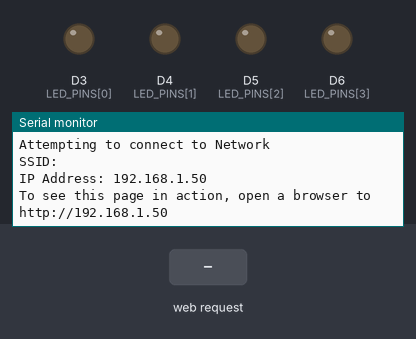
Simulated run of this sketch. Board: Arduino Uno R4 WiFi. Parts: output pins drawn as LEDs (lit = HIGH), the last lines printed to the serial monitor. The test bench sets the inputs (shaded band). WiFi joins after 1.5 s; servers stay silent unless stated.

Above: at 5.7 s.
5.8 s: HTTP request GET /led/HIGH/ received
At 7.7 s:
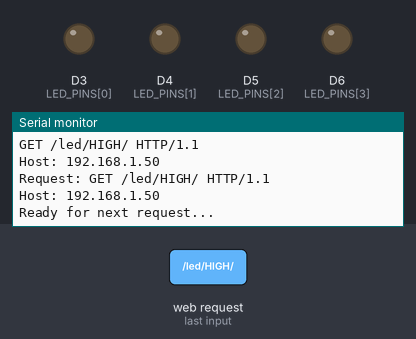
8.0 s: HTTP request GET /led/LOW/ received
At 9.6 s:
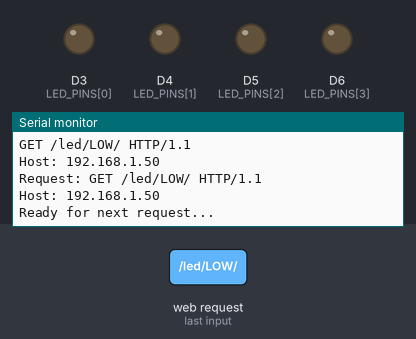

The sketch:

WebServer.ino
```cpp
/* PERSONAL LIBRARIES [CUSTOM] */
// #include "MyAnimationLib.h"
// #include "ArduinoSecrets.h"

/* PROJECT LIBRARIES */
#include <WiFiS3.h>
// #include <LiquidCrystal_I2C.h>

/* OBJECTS */
WiFiServer server(80);
// MyAnimationLib myAnimLib;
// LiquidCrystal_I2C lcd(0x27, 16, 2);

const char* WIFI_SSID = ""; /* Here insert your SSID */
const char* WIFI_PASS = ""; /* Here insert your PASSWORD */

int status = WL_IDLE_STATUS;
const int LED_PINS[] = {3, 4, 5, 6};
const int NUM_LED_PINS = sizeof(LED_PINS) / sizeof(LED_PINS[0]);

void setup() {
  Serial.begin(9600);
  // myAnimLib.init();
  // lcd.init();
  // lcd.backlight();

  for (int i = 0; i < NUM_LED_PINS; i++) {
    pinMode(LED_PINS[i], OUTPUT);
    digitalWrite(LED_PINS[i], LOW);
  }

  if (WiFi.status() == WL_NO_MODULE) {
    Serial.println("Communication with WiFi module failed!");
    while (true); // Do not continue
  }

  if (WiFi.firmwareVersion() < WIFI_FIRMWARE_LATEST_VERSION) {
    Serial.println("Please upgrade the firmware!");
  }

  while (status != WL_CONNECTED) {
    Serial.println("Attempting to connect to Network ");
    status = WiFi.begin(WIFI_SSID, WIFI_PASS);
    delay(3000);
  }

  if (WiFi.status() == WL_CONNECTED) {
    Serial.print("SSID: ");
    Serial.println(WiFi.SSID());

    IPAddress ip = WiFi.localIP();
    Serial.print("IP Address: ");
    Serial.println(ip);

    long rssi = WiFi.RSSI();
    Serial.print("To see this page in action, open a browser to http://");
    Serial.println(ip);

    server.begin(); // Start the WebServer on port 80
  }
}

void loop() {
  delay(1000);
  // myAnimLib.play();
  // lcd.setCursor(0, 0);
  // lcd.print("Welcome!");

  WiFiClient client = server.available(); // Listen for incoming client connections
  if (client) {
    String currentLine = "", request = "";
    boolean currentLineIsBlank = true;

    while (client.connected()) {
      if (client.available()) {
        char c = client.read();
        Serial.write(c);
        request += c;

        if (c == '\n' && currentLineIsBlank) {
          Serial.print("Request: ");
          Serial.println(request);

          // Send HTTP Response
          client.println("HTTP/1.1 200 OK");
          client.println("Content-type:text/html");
          client.println("Connection: keep-alive");
          client.println("Keep-Alive: timeout=5, max=100");
          client.println();

          bool handled = handleRequest(request, client);
          if (!handled) client.println("<h3><center><p>ARDUINO UNO R4 WIFI WEB SERVER IS ONLINE</p></center></h3>");
          client.println();
          break;
        }

        if (c == '\n') {
          currentLineIsBlank = true;
        } else if (c != '\r') {
          currentLineIsBlank = false;
        }
      }
    }
    Serial.println("Ready for next request...");
  }
  client.stop();
}

void turnOnLED(const int LED) {
  digitalWrite(LED, HIGH);
  // TODO: NOTIFY ON LCD SCREEN
}

void turnOffLED(const int LED) {
  digitalWrite(LED, LOW);
  // TODO: NOTIFY ON LCD SCREEN
}

bool handleRequest(String request, WiFiClient& client) {
  for (int i = 0; i < NUM_LED_PINS; i++) {
    String ledOnPath = "GET /led/HIGH/" + String(i + 1);
    String ledOffPath = "GET /led/LOW/" + String(i + 1);
    if (request.indexOf(ledOnPath) != -1) {
      turnOnLED(LED_PINS[i]);
      client.println("LED_" + String(i + 1) + " is now ON!");
      Serial.println("LED_" + String(i + 1) + " is now ON!");
      return true;
    } else if (request.indexOf(ledOffPath) != -1) {
      turnOffLED(LED_PINS[i]);
      client.println("LED_" + String(i + 1) + " is now OFF!");
      Serial.println("LED_" + String(i + 1) + " is now OFF!");
      return true;
    }
  }
  return false;
}

// Browser: HTTP GET <arduino_ip>:80
```

Measured:
- after the input at 5.8 s, the serial monitor: prints a new line after 0.70 s (image 1)
- after the input at 8.0 s, the serial monitor: prints a new line after 0.51 s (image 2)
